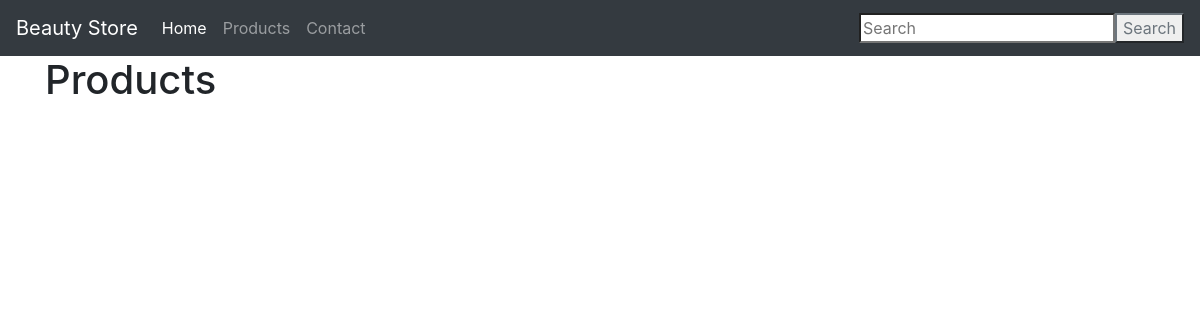
Before: /products/ with the older database file.
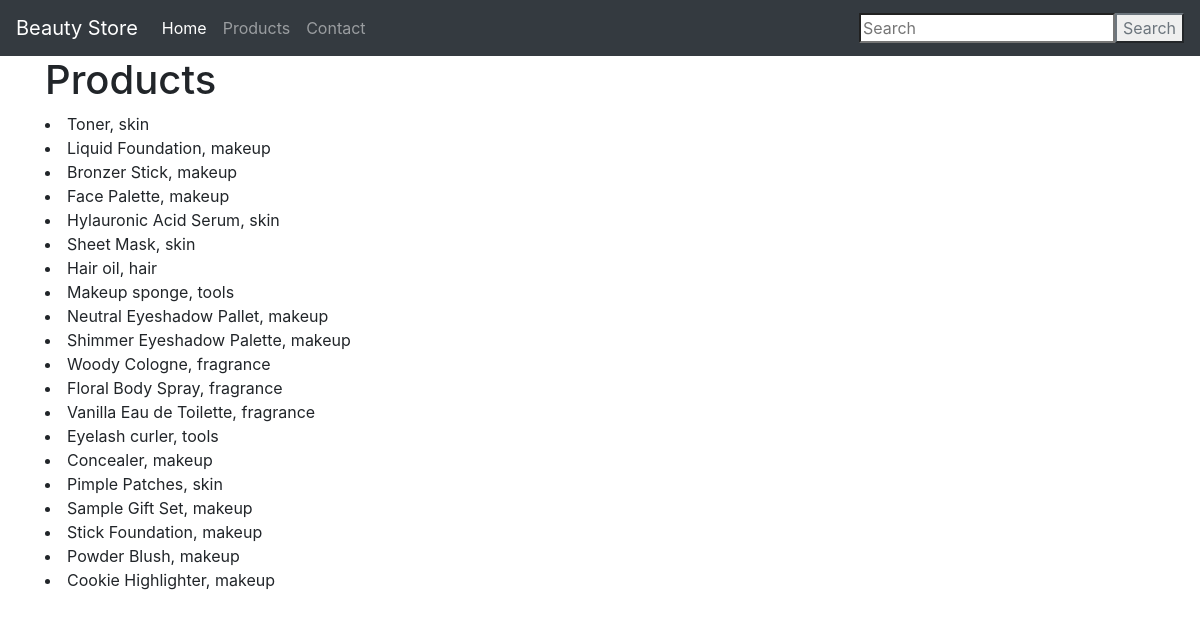
After: the same page with the newer database file.
### main/models.py (models this page shows, shortened)
class Base(models.Model):
    name = models.CharField(max_length = 200)
    class Meta:
        abstract = True

class Product(Base):
    description = models.TextField()
    price = models.DecimalField(max_digits = 6, decimal_places=2)
    category = models.ForeignKey(Category, on_delete = models.CASCADE)
    tags  = models.ManyToManyField(Tag)

class Category(Base):
    pass

### main/views.py (the view)
# urls.py: path("products/", views.products, name = "products"),
def products(request):
    products = Product.objects.all()
    return render(request, "products.html", {"products": products})

### main/templates/products.html
{% extends "base.html" %} {% block content %} <h1>Products</h1>
<u1>
    {% for product in products %}
    <li>
        {{product.name}}, {{product.category.name}}
    </li>
    {% endfor %}
</u1>
{% endblock %}

### main/templates/base.html (shortened to what this page needs)
<!DOCTYPE html>
<html lang="en">
  <head>
    <link rel="stylesheet" href="https://stackpath.bootstrapcdn.com/bootstrap/4.3.1/css/bootstrap.min.css"  rel="stylesheet" />
  </head>
  <body>
    <nav class="navbar navbar-expand-lg navbar-dark bg-dark">
      <a class="navbar-brand" href="#">Beauty Store</a>
      <div class="collapse navbar-collapse" id="navbarNav">
        <ul class="navbar-nav mr-auto">
          <li class="nav-item active">
            <a class="nav-link" href="{% url 'home' %}">Home</a>
          </li>
          <li class="nav-item">
            <a class="nav-link" href="{% url 'products' %}">Products</a>
          </li>
          <li class="nav-item">
            <a class="nav-link" href="#">Contact</a>
          </li>
        </ul>
        <form class = "d-flex" method="post" action="{% url 'search' %}">
          <input class = "form-control-me-2"
          type = "search" placeholder="Search" aria-label="Search">
          <button class = "btn-outline-secondary" type = "submit">Search</button>
        </form>
      </div>
    </nav>
    <div class="container">{% block content %} {% endblock %}</div>
  </body>
</html>

Changed rows visible on the page:
added Product: name "Toner", category.name "skin"
added Product: name "Liquid Foundation", category.name "makeup"
added Product: name "Bronzer Stick", category.name "makeup"
added Product: name "Face Palette", category.name "makeup"
added Product: name "Hylauronic Acid Serum", category.name "skin"
added Product: name "Sheet Mask", category.name "skin"
added Product: name "Hair oil", category.name "hair"
added Product: name "Makeup sponge", category.name "tools"
added Product: name "Neutral Eyeshadow Pallet", category.name "makeup"
added Product: name "Shimmer Eyeshadow Palette", category.name "makeup"
added Product: name "Woody Cologne", category.name "fragrance"
added Product: name "Floral Body Spray", category.name "fragrance"
added Product: name "Vanilla Eau de Toilette", category.name "fragrance"
added Product: name "Eyelash curler", category.name "tools"
added Product: name "Concealer", category.name "makeup"
added Product: name "Pimple Patches", category.name "skin"
added Product: name "Sample Gift Set", category.name "makeup"
added Product: name "Stick Foundation", category.name "makeup"
added Product: name "Powder Blush", category.name "makeup"
added Product: name "Cookie Highlighter", category.name "makeup"
